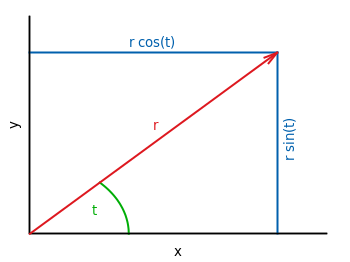

Write gnuplot code to recreate this figure.
#!/usr/bin/gnuplot

# Bhishan Poudel
# Jan 18, 2016
# ref: http://www.gnuplotting.org/understand-parametric-plotting

# clear; gnuplot triangle.gp; xdg-open triangle.png

reset
set terminal pngcairo size 350,262 enhanced font 'Verdana,10'
set output 'triangle.png'


# color definitions
set border lw 1.5
set style line 1 lc rgb '#00ad06' lt 1 lw 2     # --- green
set style line 2 lc rgb '#dd181f' lt 1 lw 2     # --- red
set style line 3 lc rgb '#0060ad' lt 1 lw 2     # --- blue

unset key; unset tics
set border 1+2
set xlabel 'x'
set ylabel 'y'

# Arrows
set arrow from 0,0 to 1,1 front ls 2
set arrow from 1,0 to 1,1 nohead ls 3
set arrow from 0,1 to 1,1 nohead ls 3

# Labels
set label 't' at 0.25,0.13 textcolor ls 1
set label 'r' at 0.5,0.6 textcolor ls 2
set label 'r cos(t)' at 0.4,1.06 textcolor ls 3
set label 'r sin(t)' at 1.05,0.4 rotate by 90 textcolor ls 3

set parametric

set xrange [0:1.2]
set yrange [0:1.2]
set trange [0:pi/4]

r = 0.4
fx(t) = r*cos(t)
fy(t) = r*sin(t)

plot fx(t), fy(t) ls 1
